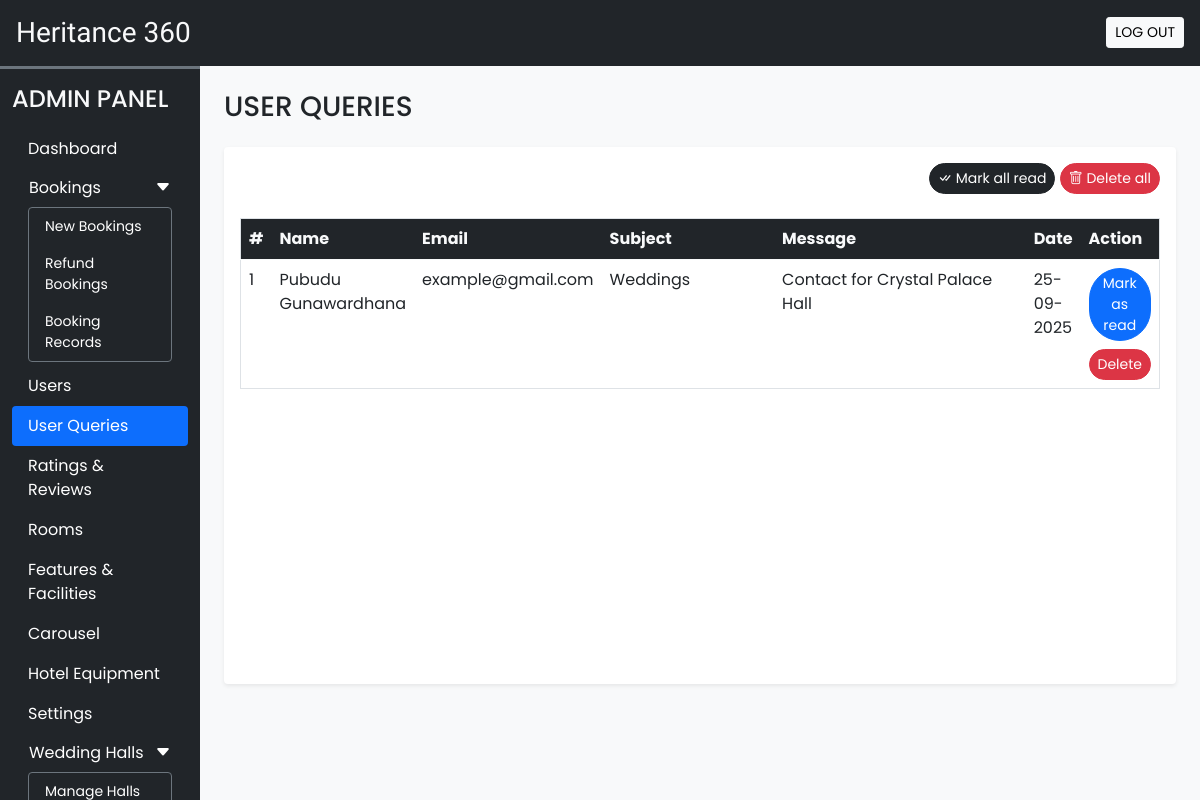
The app's page /admin/user_queries.php (signed in) with its own data.
### tables this page shows
CREATE TABLE `user_queries` (
  `sr_no` int NOT NULL,
  `name` varchar(50) NOT NULL,
  `email` varchar(150) NOT NULL,
  `subject` varchar(200) NOT NULL,
  `message` varchar(500) NOT NULL,
  `datentime` datetime NOT NULL DEFAULT CURRENT_TIMESTAMP,
  `seen` tinyint NOT NULL DEFAULT '0'
);

### admin/user_queries.php (the view, shortened to what this page needs)
<!DOCTYPE html>
<html lang="en">
<head>
  <?php require('inc/links.php'); ?>
</head>
<body class="bg-light">
  <?php require('inc/header.php'); ?>
  <div class="container-fluid" id="main-content">
    <div class="row">
      <div class="col-lg-10 ms-auto p-4 overflow-hidden">
        <h3 class="mb-4">USER QUERIES</h3>
        <div class="card border-0 shadow-sm mb-4">
          <div class="card-body">
            <div class="text-end mb-4">
              <a href="?seen=all" class="btn btn-dark rounded-pill shadow-none btn-sm">
                <i class="bi bi-check-all"></i> Mark all read
              </a>
              <a href="?del=all" class="btn btn-danger rounded-pill shadow-none btn-sm" onclick="return confirm('Are you sure you want to delete all queries? This action cannot be undone.')">
                <i class="bi bi-trash"></i> Delete all
              </a>
            </div>
            <div class="table-responsive-md" style="height: 450px; overflow-y: scroll;">
              <table class="table table-hover border">
                <thead class="sticky-top">
                  <tr class="bg-dark text-light">
                    <th scope="col">#</th>
                    <th scope="col">Name</th>
                    <th scope="col">Email</th>
                    <th scope="col" width="20%">Subject</th>
                    <th scope="col" width="30%">Message</th>
                    <th scope="col">Date</th>
                    <th scope="col">Action</th>
                  </tr>
                </thead>
                <tbody>
                  <?php
                    $q = "SELECT * FROM `user_queries` ORDER BY `sr_no` DESC";
                    $data = mysqli_query($con,$q);
                    $i=1;
                    while($row = mysqli_fetch_assoc($data))
                    {
                      $date = date('d-m-Y',strtotime($row['datentime']));
                      $seen='';
                      if($row['seen']!=1){
                        $seen = "<a href='?seen=$row[sr_no]' class='btn btn-sm rounded-pill btn-primary'>Mark as read</a> <br>";
                      }
                      $seen.="<a href='?del=$row[sr_no]' class='btn btn-sm rounded-pill btn-danger mt-2' onclick=\"return confirm('Are you sure you want to delete this query from $row[name]?')\">Delete</a>";
                      echo<<<query
                        <tr>
                          <td>$i</td>
                          <td>$row[name]</td>
                          <td>$row[email]</td>
                          <td>$row[subject]</td>
                          <td>$row[message]</td>
                          <td>$date</td>
                          <td>$seen</td>
                        </tr>
                      query;
                      $i++;
                    }
                  ?>
                </tbody>
              </table>
            </div>
          </div>
        </div>
      </div>
    </div>
  </div>
</body>
</html>

### admin/css/common.css (style rules this page uses)
:root { --teal: #2ec1ac; --teal_hover: #279e8c; }
* { font-family: 'Poppins', sans-serif; }

### records on screen
user_queries: name "Pubudu Gunawardhana", email "example@gmail.com", subject "Weddings", message "Contact for Crystal Palace Hall", datentime "25-09-2025"
